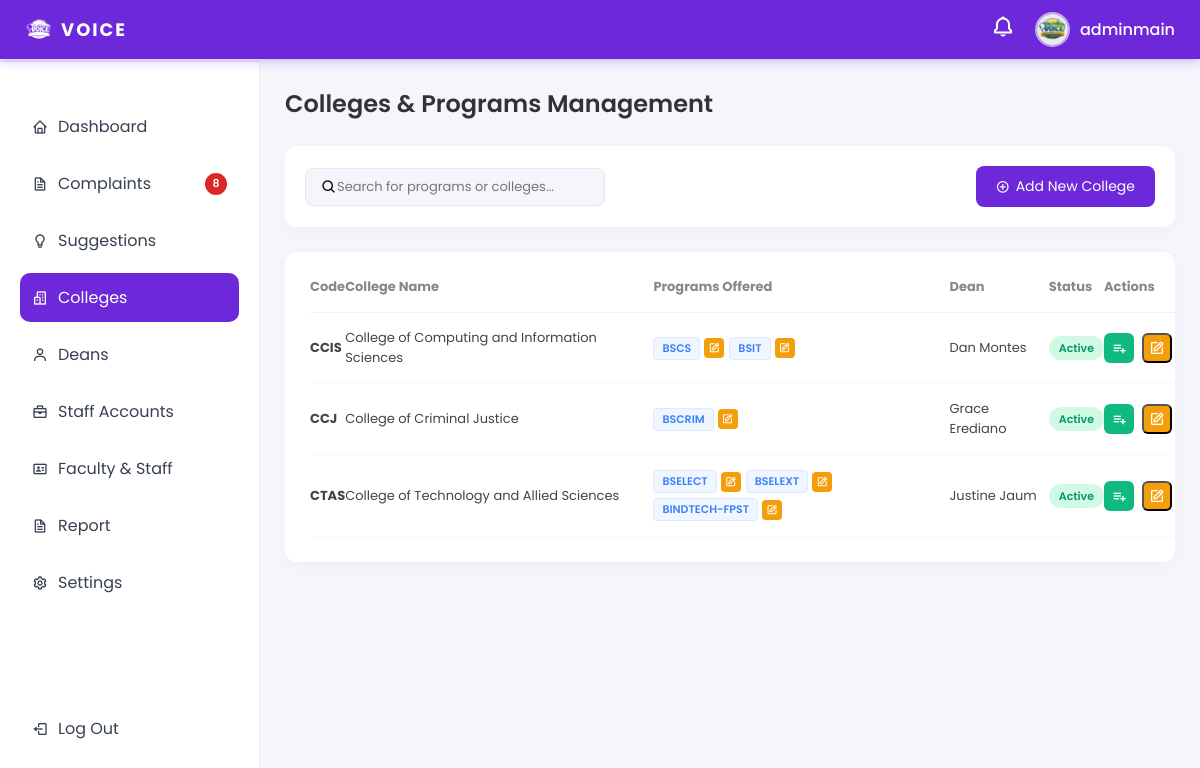
Page /Ui-main/admin/admin_colleges.php (signed in) on the committed database.
### tables this page shows
CREATE TABLE `admin_profiles` (
  `id` int(11) NOT NULL,
  `user_id` int(11) NOT NULL,
  `name` varchar(100) NOT NULL,
  `created_at` timestamp NOT NULL DEFAULT current_timestamp()
);

CREATE TABLE `users` (
  `id` int(11) NOT NULL,
  `username` varchar(50) NOT NULL,
  `email` varchar(100) NOT NULL,
  `password` varchar(255) NOT NULL,
  `role` enum('admin','dean','student','staff') NOT NULL,
  `profile_pic` varchar(255) DEFAULT NULL,
  `is_active` tinyint(1) DEFAULT 1,
  `created_at` timestamp NOT NULL DEFAULT current_timestamp(),
  `reset_token_hash` varchar(64) DEFAULT NULL,
  `reset_token_expires_at` datetime DEFAULT NULL,
  `reset_code` varchar(255) DEFAULT NULL,
  `reset_expiry` datetime DEFAULT NULL
);

CREATE TABLE `dean_profiles` (
  `id` int(11) NOT NULL,
  `user_id` int(11) NOT NULL,
  `first_name` varchar(50) NOT NULL,
  `last_name` varchar(50) NOT NULL,
  `college_id` int(11) DEFAULT NULL,
  `phone` varchar(20) DEFAULT NULL,
  `office` varchar(100) DEFAULT NULL,
  `status` enum('active','inactive') DEFAULT 'active',
  `profile_photo` varchar(255) DEFAULT NULL,
  `created_at` timestamp NOT NULL DEFAULT current_timestamp()
);

CREATE TABLE `colleges` (
  `id` int(11) NOT NULL,
  `code` varchar(20) NOT NULL,
  `name` varchar(150) NOT NULL,
  `status` enum('active','inactive') DEFAULT 'active',
  `created_at` timestamp NOT NULL DEFAULT current_timestamp()
);

CREATE TABLE `programs` (
  `id` int(11) NOT NULL,
  `college_id` int(11) NOT NULL,
  `code` varchar(20) NOT NULL,
  `name` varchar(150) NOT NULL,
  `status` enum('active','inactive') DEFAULT 'active',
  `created_at` timestamp NOT NULL DEFAULT current_timestamp()
);

### Ui-main/admin/admin_colleges.php (the view, shortened to what this page needs)
<?php
require_once __DIR__ . '/../db_connection.php';
function e(string $value): string
{
    return htmlspecialchars($value, ENT_QUOTES, 'UTF-8');
}
$flashMessage = '';
$colleges = [];
try {
    $collegeStmt = $pdo->query(
    "SELECT c.id, c.code, c.name, c.status,
        dp.id AS dean_profile_id,
        dp.user_id AS dean_user_id,
                CONCAT(dp.first_name, ' ', dp.last_name) AS dean_name
         FROM colleges c
         LEFT JOIN dean_profiles dp ON dp.college_id = c.id AND dp.status = 'active'
         ORDER BY c.name ASC"
    );
    $collegeRows = $collegeStmt->fetchAll();
    $programStmt = $pdo->query(
        "SELECT id, college_id, code, name, status
         FROM programs
         ORDER BY name ASC"
    );
    $programRows = $programStmt->fetchAll();
    $programsByCollege = [];
    foreach ($programRows as $program) {
        $cid = (int)$program['college_id'];
        if (!isset($programsByCollege[$cid])) {
            $programsByCollege[$cid] = [];
        }
        $programsByCollege[$cid][] = $program;
    }
    foreach ($collegeRows as $college) {
        $cid = (int)$college['id'];
        $college['programs'] = $programsByCollege[$cid] ?? [];
        $colleges[] = $college;
    }
} catch (PDOException $e) {
    if ($flashMessage === '') {
        $flashMessage = 'Unable to load colleges/programs. Please check your database tables.';
        $flashType = 'error';
    }
}
?>
<!DOCTYPE html>
<html lang="en">
<head>
<link href='https://unpkg.com/boxicons@2.1.4/css/boxicons.min.css' rel='stylesheet'>
</head>
<body>
<?php include 'admin_topbar.php'; ?>
<?php include 'admin_sidebar.php'; ?>
<div class="main">
    <div class="dashboard-container">
        <div class="page-header">
            <h2>Colleges & Programs Management</h2>
        </div>
        <div class="controls-card">
            <div class="search-box">
                <i class='bx bx-search'></i>
                <input type="text" placeholder="Search for programs or colleges...">
            </div>
            <button class="btn-add" onclick="openModal('addCollegeModal')">
                <i class='bx bx-plus-circle'></i> Add New College
            </button>
        </div>
        <div class="table-card">
            <table>
                <thead>
                    <tr>
                        <th>Code</th>
                        <th>College Name</th>
                        <th>Programs Offered</th>
                        <th>Dean</th>
                        <th>Status</th>
                        <th>Actions</th>
                    </tr>
                </thead>
                <tbody>
                    <?php if (count($colleges) === 0): ?>
                        <tr>
                            <td colspan="6">No colleges yet. Add your first college and then programs.</td>
                        </tr>
                    <?php else: ?>
                        <?php foreach ($colleges as $college): ?>
                            <tr>
                                <td><strong><?php echo e((string)$college['code']); ?></strong></td>
                                <td><?php echo e((string)$college['name']); ?></td>
                                <td>
                                    <div class="program-list">
                                        <?php if (count($college['programs']) === 0): ?>
                                            <span style="font-size:12px; color:#6b7280;">No programs yet</span>
                                        <?php else: ?>
                                            <?php foreach ($college['programs'] as $program): ?>
                                                <span class="program-item" title="<?php echo e((string)$program['name']); ?>">
                                                    <span class="prog-pill"><?php echo e((string)$program['code']); ?></span>
                                                    <button type="button" class="prog-pill-btn" title="Edit Program"
                                                            data-program-id="<?php echo (int)$program['id']; ?>"
                                                            data-college-id="<?php echo (int)$program['college_id']; ?>"
                                                            data-code="<?php echo e((string)$program['code']); ?>"
                                                            data-name="<?php echo e((string)$program['name']); ?>"
                                                            data-status="<?php echo e((string)$program['status']); ?>"
                                                            onclick="openEditProgramModal(this)">
                                                        <i class='bx bx-edit'></i>
                                                    </button>
                                                </span>
                                            <?php endforeach; ?>
                                        <?php endif; ?>
                                    </div>
                                </td>
                                <td><?php echo e(trim((string)($college['dean_name'] ?? '')) !== '' ? (string)$college['dean_name'] : 'Not Assigned'); ?></td>
                                <td>
                                    <?php $isActive = (string)$college['status'] === 'active'; ?>
                                    <span class="status-badge <?php echo $isActive ? 'status-active' : 'status-inactive'; ?>">
                                        <?php echo $isActive ? 'Active' : 'Inactive'; ?>
                                    </span>
                                </td>
                                <td>
                                    <div class="action-btns">
                                        <button class="btn-icon btn-prog" onclick="openProgramModal(<?php echo (int)$college['id']; ?>, '<?php echo e((string)$college['code']); ?>')" title="Add Program">
                                            <i class='bx bx-list-plus'></i>
                                        </button>
                                        <button class="btn-icon btn-edit" type="button"
                                                data-college-id="<?php echo (int)$college['id']; ?>"
                                                data-code="<?php echo e((string)$college['code']); ?>"
                                                data-name="<?php echo e((string)$college['name']); ?>"
                                                data-status="<?php echo e((string)$college['status']); ?>"
                                                data-dean-id="<?php echo (int)($college['dean_user_id'] ?? 0); ?>"
                                                onclick="openEditCollegeModal(this)" title="Edit College">
                                            <i class='bx bx-edit'></i>
                                        </button>
                                    </div>
                                </td>
                            </tr>
                        <?php endforeach; ?>
                    <?php endif; ?>
                </tbody>
            </table>
        </div>
    </div>
</div>
</body>
</html>

### Ui-main/admin/admin_topbar.php (shortened to what this page needs)
<?php
require_once __DIR__ . '/../db_connection.php';
    ?>
    <?php
$topbarDisplayName = (string)($_SESSION['full_name'] ?? $_SESSION['username'] ?? 'Admin');
$topbarProfilePic = '../assets/images/default-avatar.svg';
if (isset($_SESSION['user_id'])) {
    try {
        $profileStmt = $pdo->prepare(
            'SELECT u.username, u.profile_pic, ap.name
             FROM users u
             LEFT JOIN admin_profiles ap ON ap.user_id = u.id
             WHERE u.id = :user_id
             LIMIT 1'
        );
        $profileStmt->execute([':user_id' => (int)$_SESSION['user_id']]);
        $profileRow = $profileStmt->fetch(PDO::FETCH_ASSOC);
        if ($profileRow) {
            $resolvedName = trim((string)($profileRow['name'] ?? ''));
            $topbarDisplayName = $resolvedName;
            $storedPic = trim((string)($profileRow['profile_pic'] ?? ''));
            if ($storedPic !== '') {
                $topbarProfilePic = '../' . ltrim($storedPic, '/');
            }
        }
    } catch (PDOException $e) {
        $topbarNotifications = [];
        $topbarUnreadCount = 0;
    }
}
?>
<link href='https://unpkg.com/boxicons@2.1.4/css/boxicons.min.css' rel='stylesheet'>
<div class="topbar">
    <a class="topbar-logo" href="admindashboard.php">
        <img src="../assets/images/logo.PNG" alt="Logo">
        <span>VOICE</span>
    </a>
    <div class="topbar-right">
        <div class="topbar-bell" id="bellIcon">
            <i class='bx bx-bell'></i>
        </div>
        <div class="profile-container" id="profileIcon">
            <img class="profile-pic" src="<?php echo htmlspecialchars($topbarProfilePic, ENT_QUOTES, 'UTF-8'); ?>" alt="profile">
            <span><?php echo htmlspecialchars($topbarDisplayName, ENT_QUOTES, 'UTF-8'); ?></span>
        </div>
    </div>
</div>

### Ui-main/admin/admin_colleges.php (style rules this page uses)
* { margin: 0; padding: 0; box-sizing: border-box; font-family: 'Poppins', sans-serif; }
body { background: #f4f6fb; }
.main { margin-left: 260px; margin-top: 61px; padding: 25px; min-height: calc(100vh - 61px); }
.dashboard-container { max-width: 1200px; margin: 0 auto; width: 100%; }
.page-header { display: flex; justify-content: space-between; align-items: center; margin-bottom: 25px; }
.page-header h2 { font-size: 24px; font-weight: 600; color: #333; }
.controls-card { background: #fff; padding: 20px; border-radius: 12px; margin-bottom: 25px; box-shadow: 0 4px 15px rgba(0,0,0,0.03); display: flex; justify-content: space-between; align-items: center; gap: 15px; }
.search-box { display: flex; align-items: center; background: #f4f6fb; padding: 8px 15px; border-radius: 8px; width: 300px; border: 1px solid #e5e7eb; }
.search-box input { border: none; background: transparent; outline: none; width: 100%; font-size: 13px; }
.btn-add { display: flex; align-items: center; gap: 6px; padding: 10px 20px; border: none; border-radius: 8px; font-size: 14px; background: #6d28d9; color: #fff; cursor: pointer; }
.table-card { background: #fff; padding: 25px; border-radius: 12px; box-shadow: 0 4px 15px rgba(0,0,0,0.03); overflow-x: auto; }
table { width: 100%; border-collapse: collapse; min-width: 900px; }
th { text-align: left; font-size: 13px; color: #888; padding-bottom: 15px; border-bottom: 1px solid #f0f0f0; }
td { padding: 15px 0; font-size: 13px; color: #444; border-bottom: 1px solid #f9f9f9; }
.program-list { display: flex; flex-wrap: wrap; gap: 5px; max-width: 300px; }
.program-item { display: inline-flex; align-items: center; gap: 4px; }
.prog-pill { background: #eff6ff; color: #3b82f6; padding: 2px 8px; border-radius: 4px; font-size: 11px; font-weight: 600; border: 1px solid #dbeafe; }
.prog-pill-btn { width: 20px; height: 20px; border: none; border-radius: 4px; background: #f59e0b; color: #fff; display: inline-flex; align-items: center; justify-content: center; cursor: pointer; font-size: 12px; }
.status-badge { padding: 4px 10px; border-radius: 20px; font-size: 11px; font-weight: 600; }
.status-active { background: #d1fae5; color: #059669; }
.action-btns { display: flex; gap: 8px; }
.btn-icon { display: inline-flex; align-items: center; justify-content: center; width: 30px; height: 30px; border-radius: 6px; color: #fff; text-decoration: none; font-size: 16px; }
.btn-prog { background: #10b981; cursor: pointer; border: none; }
.btn-edit { background: #f59e0b; }

### Ui-main/admin/admin_topbar.php (style rules this page uses)
.topbar { position: fixed; top: 0; left: 0; right: 0; z-index: 999; display: flex; justify-content: space-between; align-items: center; gap: 20px; padding: 12px 25px; background: #6d28d9; box-shadow: 0 2px 10px rgba(109,40,217,0.3); }
.topbar-logo { display: flex; align-items: center; gap: 8px; text-decoration: none; }
.topbar-logo img { width: 28px; height: 28px; object-fit: contain; filter: brightness(0) invert(1); }
.topbar-logo span { font-size: 18px; font-weight: 700; color: #fff; letter-spacing: 2px; }
.topbar-right { display: flex; align-items: center; gap: 20px; }
.profile-container { display: flex; align-items: center; gap: 10px; cursor: pointer; position: relative; }
.profile-container img.profile-pic { width: 35px; height: 35px; border-radius: 50%; border: 2px solid rgba(255,255,255,0.6); }
.profile-container span { font-weight: 500; color: #fff; }
.topbar-bell { position: relative; cursor: pointer; }
.topbar-bell i.bx-bell { font-size: 24px; color: #fff; transition: 0.2s; }

### rows in the picture
admin_profiles: user.profile_pic (picture), name "adminmain"
dean_profiles: college.code "CCIS", college.name "College of Computing and Information Sciences", dean_name "Dan Montes"
programs: code "BSCS"
programs: code "BSIT"
dean_profiles: college.code "CCJ", college.name "College of Criminal Justice", dean_name "Grace Erediano"
programs: code "BSCRIM"
dean_profiles: college.code "CTAS", college.name "College of Technology and Allied Sciences", dean_name "Justine Jaum"
programs: code "BSELECT"
programs: code "BSELEXT"
programs: code "BINDTECH-FPST"

### other values in the picture
$pendingComplaintCount "8"
